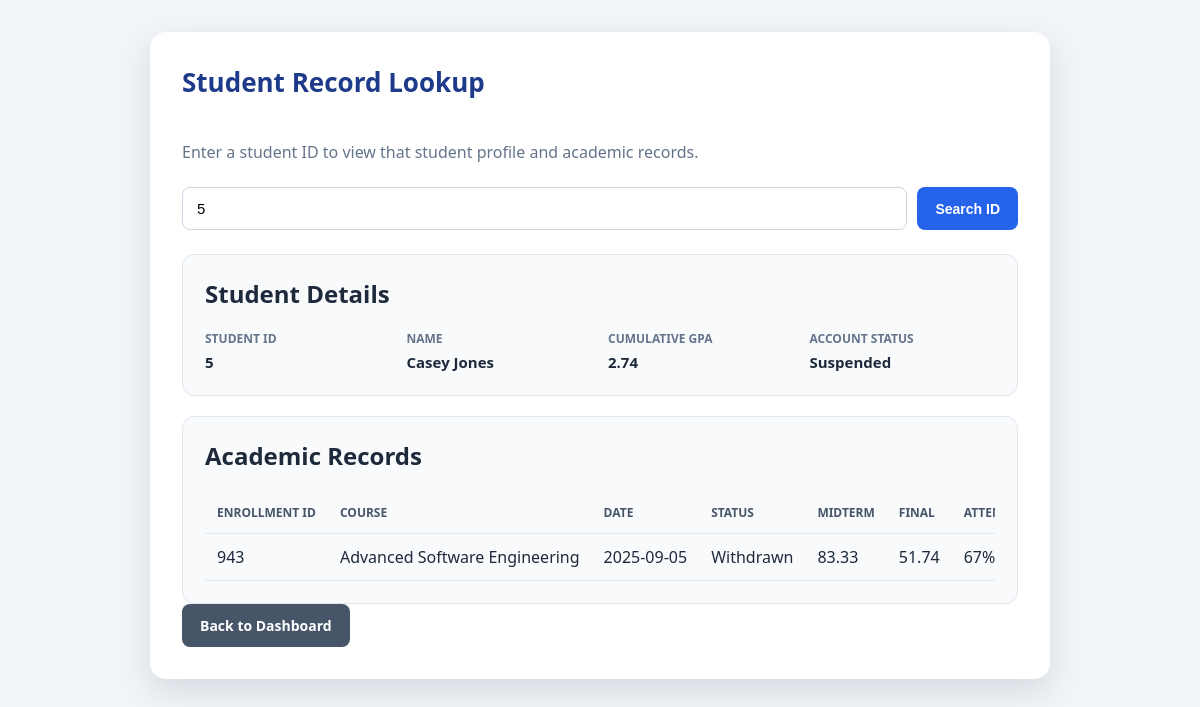
The app's page /view_record.php?id=5 (signed in) with its own data.
### tables this page shows
CREATE TABLE IF NOT EXISTS `track_students` (
  `student_id` int NOT NULL AUTO_INCREMENT,
  `first_name` varchar(50) NOT NULL,
  `last_name` varchar(50) NOT NULL,
  `email` varchar(100) NOT NULL,
  `phone_number` varchar(20) DEFAULT NULL,
  `date_of_birth` date DEFAULT NULL,
  `gender` enum('Male','Female','Other') DEFAULT NULL,
  `home_address` varchar(255) DEFAULT NULL,
  `admission_date` date DEFAULT NULL,
  `cumulative_gpa` decimal(3,2) DEFAULT NULL,
  `account_status` enum('Active','Suspended','Graduated','Withdrawn') DEFAULT 'Active',
  PRIMARY KEY (`student_id`),
  UNIQUE KEY `email` (`email`)
);

CREATE TABLE IF NOT EXISTS `track_enrollments` (
  `enrollment_id` int NOT NULL AUTO_INCREMENT,
  `student_id` int NOT NULL,
  `course_id` int NOT NULL,
  `enrollment_date` date NOT NULL,
  `enrollment_status` enum('Enrolled','Completed','Dropped','Withdrawn') DEFAULT 'Enrolled',
  `midterm_grade` decimal(5,2) DEFAULT NULL,
  `final_grade` decimal(5,2) DEFAULT NULL,
  `attendance_rate` int DEFAULT NULL,
  `financial_clearance` tinyint(1) DEFAULT '1',
  `administrative_remarks` varchar(255) DEFAULT NULL,
  `created_at` timestamp NULL DEFAULT CURRENT_TIMESTAMP,
  PRIMARY KEY (`enrollment_id`),
  KEY `fk_student` (`student_id`),
  KEY `fk_course` (`course_id`),
  CONSTRAINT `fk_course` FOREIGN KEY (`course_id`) REFERENCES `track_courses` (`course_id`) ON DELETE CASCADE,
  CONSTRAINT `fk_student` FOREIGN KEY (`student_id`) REFERENCES `track_students` (`student_id`) ON DELETE CASCADE,
  CONSTRAINT `track_enrollments_chk_1` CHECK ((`attendance_rate` between 0 and 100))
);

CREATE TABLE IF NOT EXISTS `track_courses` (
  `course_id` int NOT NULL AUTO_INCREMENT,
  `course_code` varchar(20) NOT NULL,
  `course_name` varchar(100) NOT NULL,
  `department_name` varchar(50) NOT NULL,
  `credit_hours` int NOT NULL,
  `instructor_name` varchar(100) DEFAULT NULL,
  `schedule_time` varchar(50) DEFAULT NULL,
  `room_number` varchar(20) DEFAULT NULL,
  `max_capacity` int DEFAULT '30',
  `academic_semester` varchar(20) DEFAULT NULL,
  `is_active` tinyint(1) DEFAULT '1',
  PRIMARY KEY (`course_id`),
  UNIQUE KEY `course_code` (`course_code`)
);

### view_record.php (the view, shortened to what this page needs)
<?php
$isAdmin = strcasecmp($_SESSION['role'] ?? 'User', 'Admin') === 0;
$studentId = filter_var($_SESSION['student_id'] ?? null, FILTER_VALIDATE_INT);
require_once __DIR__ . '/db.php';
$student = null;
$enrollments = [];
$search_id = $isAdmin
    ? trim($_POST['search_id'] ?? $_GET['id'] ?? '')
    : (string) $studentId;
if (!$isAdmin || $_SERVER['REQUEST_METHOD'] === 'POST' || isset($_GET['id'])) {
    if ($search_id === '' || !ctype_digit($search_id) || (int) $search_id < 1) {
        $error = 'Please enter a valid numeric student ID.';
    } else {
        $studentStmt = $pdo->prepare("
            SELECT student_id, first_name, last_name, cumulative_gpa, account_status
            FROM track_students
            WHERE student_id = ?
        ");
        $studentStmt->execute([$search_id]);
        $student = $studentStmt->fetch();
        if ($student) {
            $enrollmentStmt = $pdo->prepare("
                SELECT e.enrollment_id, c.course_name, e.enrollment_date,
                       e.enrollment_status, e.midterm_grade, e.final_grade,
                       e.attendance_rate
                FROM track_enrollments e
                JOIN track_courses c ON c.course_id = e.course_id
                WHERE e.student_id = ?
                ORDER BY e.enrollment_id
            ");
            $enrollmentStmt->execute([$search_id]);
            $enrollments = $enrollmentStmt->fetchAll();
        } else {
            $error = 'No student record found with ID: ' . $search_id;
        }
    }
}
?>
<!DOCTYPE html>
<html lang="en">
<head>
</head>
<body>
    <main class="container">
        <header class="page-header">
            <h1><?= $isAdmin ? 'Student Record Lookup' : 'My Student Record' ?></h1>
        </header>
        <p class="subtitle"><?= $isAdmin ? 'Enter a student ID to view that student profile and academic records.' : 'Your profile and academic records are shown below.' ?></p>
        <?php if ($isAdmin): ?>
        <form class="search-form" action="view_record.php" method="POST">
            <input type="number" name="search_id" min="1" step="1" value="<?= htmlspecialchars($search_id) ?>" placeholder="Enter student ID" required>
            <button type="submit">Search ID</button>
        </form>
        <?php endif; ?>
        <?php if ($student): ?>
            <section class="card" aria-labelledby="student-details-heading">
                <h2 id="student-details-heading">Student Details</h2>
                <div class="profile-grid">
                    <div class="profile-field">
                        <span>Student ID</span>
                        <strong><?= htmlspecialchars((string) $student['student_id']) ?></strong>
                    </div>
                    <div class="profile-field">
                        <span>Name</span>
                        <strong><?= htmlspecialchars($student['first_name'] . ' ' . $student['last_name']) ?></strong>
                    </div>
                    <div class="profile-field">
                        <span>Cumulative GPA</span>
                        <strong><?= $student['cumulative_gpa'] !== null ? htmlspecialchars((string) $student['cumulative_gpa']) : 'Not available' ?></strong>
                    </div>
                    <div class="profile-field">
                        <span>Account Status</span>
                        <strong><?= htmlspecialchars($student['account_status']) ?></strong>
                    </div>
                </div>
            </section>
            <section class="card" aria-labelledby="academic-records-heading">
                <h2 id="academic-records-heading">Academic Records</h2>
                <?php if ($enrollments): ?>
                    <div class="table-wrap">
                        <table>
                            <thead>
                                <tr>
                                    <th>Enrollment ID</th>
                                    <th>Course</th>
                                    <th>Date</th>
                                    <th>Status</th>
                                    <th>Midterm</th>
                                    <th>Final</th>
                                    <th>Attendance</th>
                                </tr>
                            </thead>
                            <tbody>
                                <?php foreach ($enrollments as $enrollment): ?>
                                    <tr>
                                        <td><?= htmlspecialchars((string) $enrollment['enrollment_id']) ?></td>
                                        <td><?= htmlspecialchars($enrollment['course_name']) ?></td>
                                        <td><?= htmlspecialchars($enrollment['enrollment_date']) ?></td>
                                        <td><?= htmlspecialchars($enrollment['enrollment_status']) ?></td>
                                        <td><?= $enrollment['midterm_grade'] !== null ? htmlspecialchars((string) $enrollment['midterm_grade']) : 'N/A' ?></td>
                                        <td><?= $enrollment['final_grade'] !== null ? htmlspecialchars((string) $enrollment['final_grade']) : 'N/A' ?></td>
                                        <td><?= $enrollment['attendance_rate'] !== null ? htmlspecialchars((string) $enrollment['attendance_rate']) . '%' : 'N/A' ?></td>
                                    </tr>
                                <?php endforeach; ?>
                            </tbody>
                        </table>
                    </div>
                <?php else: ?>
                    <p class="empty-state">There are no course enrollment records for this student.</p>
                <?php endif; ?>
            </section>
        <?php endif; ?>
        <?php if ($isAdmin): ?>
            <a href="index.php" class="back-link">Back to Dashboard</a>
        <?php endif; ?>
    </main>
</body>
</html>

### view_record.php (style rules this page uses)
* { box-sizing: border-box; }
body { margin: 0; padding: 32px 16px; font-family: 'Segoe UI', Tahoma, Geneva, Verdana, sans-serif; background: #f1f5f9; color: #1e293b; }
.container { width: 100%; max-width: 900px; margin: 0 auto; padding: 32px; background: #fff; border-radius: 16px; box-shadow: 0 12px 32px rgba(15, 23, 42, 0.12); }
.page-header { display: flex; justify-content: space-between; align-items: center; gap: 16px; margin-bottom: 24px; }
h1, h2, h3 { margin-top: 0; }
h1 { color: #1e3a8a; font-size: 26px; }
.subtitle { margin-bottom: 24px; color: #64748b; }
.search-form { display: flex; gap: 10px; margin-bottom: 24px; }
.search-form input { flex: 1; min-width: 0; padding: 12px 14px; border: 1px solid #cbd5e1; border-radius: 8px; font-size: 15px; }
.search-form button, .back-link { display: inline-block; padding: 12px 18px; border: 0; border-radius: 8px; background: #2563eb; color: #fff; font-size: 14px; font-weight: 600; text-decoration: none; cursor: pointer; }
.card { margin-top: 20px; padding: 22px; border: 1px solid #e2e8f0; border-radius: 12px; background: #f8fafc; }
.profile-grid { display: grid; grid-template-columns: repeat(auto-fit, minmax(180px, 1fr)); gap: 16px; }
.profile-field span { display: block; margin-bottom: 4px; color: #64748b; font-size: 12px; font-weight: 700; text-transform: uppercase; }
.profile-field strong { font-size: 15px; }
.table-wrap { overflow-x: auto; }
table { width: 100%; border-collapse: collapse; }
th, td { padding: 12px; border-bottom: 1px solid #e2e8f0; text-align: left; white-space: nowrap; }
th { color: #475569; font-size: 12px; text-transform: uppercase; }
.back-link, .logout-link { display: inline-block; padding: 12px 18px; border-radius: 8px; background: #475569; color: #fff; font-size: 14px; font-weight: 600; text-decoration: none; }

### records on screen
track_students: student_id "5", first_name+last_name "Casey Jones", cumulative_gpa "2.74", account_status "Suspended"
track_enrollments: enrollment_id "943", course.course_name "Advanced Software Engineering", enrollment_date "2025-09-05", enrollment_status "Withdrawn", midterm_grade "83.33", final_grade "51.74", attendance_rate "67"
